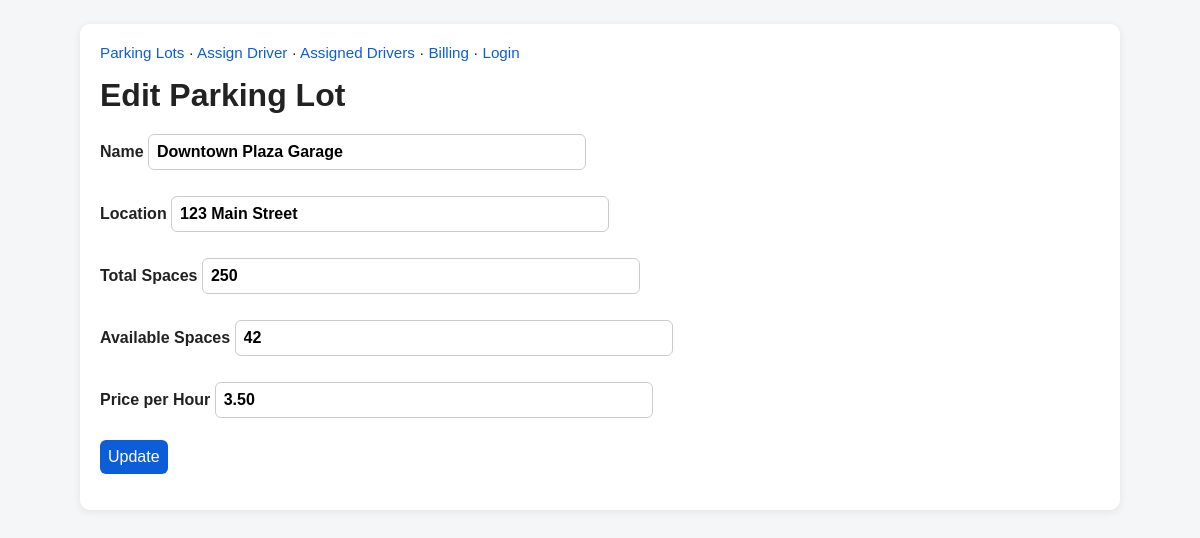
The page /edit.php?id=1 on the database its author committed.
### tables this page shows
CREATE TABLE parking_lots (
    id INT UNSIGNED AUTO_INCREMENT PRIMARY KEY,
    name VARCHAR(100) NOT NULL,
    location VARCHAR(150) NOT NULL,
    total_spaces INT UNSIGNED NOT NULL DEFAULT 0,
    available_spaces INT UNSIGNED NOT NULL DEFAULT 0,
    price_per_hour DECIMAL(8,2) NOT NULL DEFAULT 0.00,
    created_at TIMESTAMP DEFAULT CURRENT_TIMESTAMP,
    updated_at TIMESTAMP DEFAULT CURRENT_TIMESTAMP ON UPDATE CURRENT_TIMESTAMP
);

### edit.php (the view, shortened to what this page needs)
<?php
require 'config.php'; require 'helpers.php';
$id=positiveId($_GET['id'] ?? null);
$stmt=$pdo->prepare('SELECT * FROM parking_lots WHERE id=?');
$stmt->execute([$id]); $lot=$stmt->fetch();
ob_start(); ?>
<form method="post">
<label>Name <input name="name" maxlength="100" required value="<?= e($lot['name']) ?>"></label>
<label>Location <input name="location" maxlength="150" required value="<?= e($lot['location']) ?>"></label>
<label>Total Spaces <input type="number" name="total_spaces" min="0" required value="<?= (int)$lot['total_spaces'] ?>"></label>
<label>Available Spaces <input type="number" name="available_spaces" min="0" required value="<?= (int)$lot['available_spaces'] ?>"></label>
<label>Price per Hour <input type="number" name="price_per_hour" min="0" step="0.01" required value="<?= e(number_format((float)$lot['price_per_hour'], 2)) ?>"></label>
<button>Update</button>
</form>

### style.css (style rules this page uses)
form { margin-bottom: 16px; }
input, select, button { font: inherit; padding: 8px; border: 1px solid #ccc; border-radius: 6px; }
input, select { width: 100%; max-width: 420px; margin-top: 4px; margin-bottom: 12px; }
button { width: auto; background: #0b5ed7; color: #fff; border: none; cursor: pointer; }
label { display: block; font-weight: bold; margin-bottom: 10px; }

### rows shown on the page
parking_lots: name "Downtown Plaza Garage", location "123 Main Street", total_spaces "250", available_spaces "42", price_per_hour "3.50"

### other values the page prints
$title "Edit Parking Lot"
